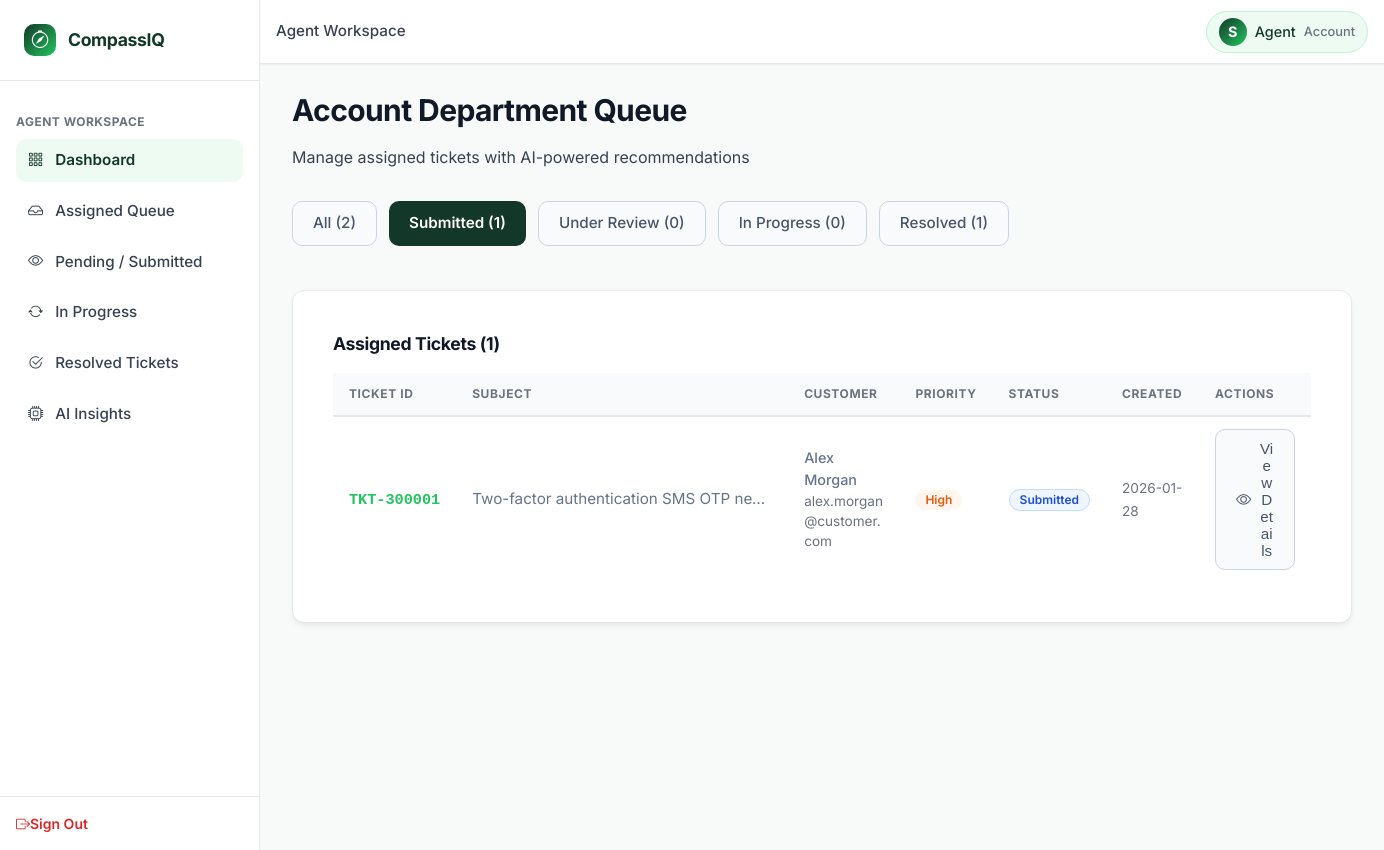
Page /agent/dashboard?status=Submitted (signed in) on the committed database.
### tables this page shows
CREATE TABLE users (
    user_id INTEGER PRIMARY KEY AUTOINCREMENT,
    full_name TEXT NOT NULL,
    email TEXT UNIQUE NOT NULL,
    password_hash TEXT NOT NULL,
    role TEXT NOT NULL DEFAULT 'customer' CHECK(role IN ('customer', 'agent', 'admin')),
    department TEXT DEFAULT 'None' CHECK(department IN ('Technical', 'Billing', 'Account', 'General Inquiry', 'None')),
    bill_no_product_id TEXT,
    account_status TEXT DEFAULT 'PENDING' CHECK(account_status IN ('PENDING', 'APPROVED', 'REJECTED', 'BANNED')),
    created_at DATETIME DEFAULT CURRENT_TIMESTAMP
);

CREATE TABLE tickets (
    ticket_id TEXT PRIMARY KEY,
    customer_id INTEGER NOT NULL,
    subject TEXT NOT NULL,
    description TEXT NOT NULL,
    predicted_category TEXT NOT NULL CHECK(predicted_category IN ('Technical', 'Billing', 'Account', 'General Inquiry', 'Fraud')),
    predicted_priority TEXT NOT NULL CHECK(predicted_priority IN ('Low', 'Medium', 'High', 'Critical')),
    assigned_department TEXT NOT NULL CHECK(assigned_department IN ('Technical', 'Billing', 'Account', 'General Inquiry', 'Admin_Fraud')),
    status TEXT DEFAULT 'Submitted' CHECK(status IN ('Submitted', 'Under Review', 'In Progress', 'Resolved', 'Closed')),
    assigned_agent_id INTEGER,
    resolution_notes TEXT,
    satisfaction_score INTEGER CHECK(satisfaction_score BETWEEN 1 AND 5),
    customer_feedback TEXT,
    created_at DATETIME DEFAULT CURRENT_TIMESTAMP,
    resolved_at DATETIME,
    CONSTRAINT fk_ticket_customer FOREIGN KEY (customer_id) REFERENCES users (user_id) ON DELETE CASCADE,
    CONSTRAINT fk_ticket_agent FOREIGN KEY (assigned_agent_id) REFERENCES users (user_id) ON DELETE SET NULL
);

### app.py (the view)
@app.route('/agent/dashboard')
@agent_required
def agent_dashboard():
    agent_dept = g.user['department']
    status_filter = request.args.get('status', 'all')
    sql = """
        SELECT t.*, u.full_name as customer_name, u.email as customer_email,
               a.full_name as agent_name
        FROM tickets t
        JOIN users u ON t.customer_id = u.user_id
        LEFT JOIN users a ON t.assigned_agent_id = a.user_id
        WHERE t.assigned_department = ?
    """
    params = [agent_dept]
    if status_filter != 'all':
        sql += " AND t.status = ?"
        params.append(status_filter)
    sql += " ORDER BY CASE t.predicted_priority WHEN 'Critical' THEN 1 WHEN 'High' THEN 2 WHEN 'Medium' THEN 3 WHEN 'Low' THEN 4 ELSE 5 END, t.created_at DESC"
    tickets = query_db(sql, tuple(params))
    counts = query_db(
        """SELECT
            COUNT(*) as total,
            SUM(status = 'Submitted') as count_submitted,
            SUM(status = 'Under Review') as count_under_review,
            SUM(status = 'In Progress') as count_in_progress,
            SUM(status = 'Resolved') as count_resolved
           FROM tickets
           WHERE assigned_department = ?""",
        (agent_dept,),
        one=True
    )
    return render_template(
        'department_dashboard.html',
        tickets=tickets,
        counts=counts or {},
        current_status=status_filter,
        department=agent_dept
    )

### templates/department_dashboard.html (shortened to what this page needs)
{% extends 'base.html' %}
{% block breadcrumb %}Agent Workspace{% endblock %}
{% block content %}
<div class="page-header">
    <h1 class="page-title">{{ department }} Department Queue</h1>
    <p class="page-subtitle">Manage assigned tickets with AI-powered recommendations</p>
</div>
<div class="queue-status-tabs" style="display: flex; gap: var(--spacing-md); margin-bottom: var(--spacing-2xl); overflow-x: auto; padding-bottom: var(--spacing-md);">
    <a href="{{ url_for('agent_dashboard', status='all') }}" class="btn {% if current_status == 'all' %}btn-primary{% else %}btn-secondary{% endif %}">
        All ({{ counts.total or 0 }})
    </a>
    <a href="{{ url_for('agent_dashboard', status='Submitted') }}" class="btn {% if current_status == 'Submitted' %}btn-primary{% else %}btn-secondary{% endif %}">
        Submitted ({{ counts.count_submitted or 0 }})
    </a>
    <a href="{{ url_for('agent_dashboard', status='Under Review') }}" class="btn {% if current_status == 'Under Review' %}btn-primary{% else %}btn-secondary{% endif %}">
        Under Review ({{ counts.count_under_review or 0 }})
    </a>
    <a href="{{ url_for('agent_dashboard', status='In Progress') }}" class="btn {% if current_status == 'In Progress' %}btn-primary{% else %}btn-secondary{% endif %}">
        In Progress ({{ counts.count_in_progress or 0 }})
    </a>
    <a href="{{ url_for('agent_dashboard', status='Resolved') }}" class="btn {% if current_status == 'Resolved' %}btn-primary{% else %}btn-secondary{% endif %}">
        Resolved ({{ counts.count_resolved or 0 }})
    </a>
</div>
<div id="department-ticket-table" class="card">
    <div style="padding: var(--spacing-lg);">
        <h3 style="margin: 0 0 var(--spacing-lg) 0; font-size: 1.1rem;">Assigned Tickets ({{ tickets|length }})</h3>
        {% if tickets|length == 0 %}
            <div style="padding: var(--spacing-3xl) var(--spacing-lg); text-align: center; color: var(--text-muted);">
                <i class="bi bi-inbox" style="font-size: 2rem; display: block; margin-bottom: var(--spacing-lg);"></i>
                <p>No tickets in this queue</p>
            </div>
        {% else %}
            <div class="table-responsive">
                <table class="enterprise-table">
                    <thead>
                        <tr>
                            <th>Ticket ID</th>
                            <th>Subject</th>
                            <th>Customer</th>
                            <th>Priority</th>
                            <th>Status</th>
                            <th>Created</th>
                            <th>Actions</th>
                        </tr>
                    </thead>
                    <tbody>
                        {% for ticket in tickets %}
                            <tr>
                                <td>
                                    <span class="no-wrap" style="font-family: 'Courier New', monospace; font-weight: var(--font-weight-bold); color: var(--accent-green);">{{ ticket.ticket_id }}</span>
                                </td>
                                <td>
                                    <div style="max-width: 300px; overflow: hidden; text-overflow: ellipsis; white-space: nowrap;">
                                        {{ ticket.subject }}
                                    </div>
                                </td>
                                <td>
                                    <div style="font-size: 0.9rem;">
                                        <div style="font-weight: 500;">{{ ticket.customer_name }}</div>
                                        <div style="color: var(--text-muted); font-size: 0.85rem;">{{ ticket.customer_email }}</div>
                                    </div>
                                </td>
                                <td>
                                    <span class="badge badge-priority-{{ ticket.predicted_priority }}">{{ ticket.predicted_priority }}</span>
                                </td>
                                <td>
                                    <span class="badge badge-status-{{ ticket.status|replace(' ', '') }}">{{ ticket.status }}</span>
                                </td>
                                <td>
                                    <span class="text-muted" style="font-size: 0.85rem;">{{ ticket.created_at[:10] if ticket.created_at else '' }}</span>
                                </td>
                                <td>
                                    <button type="button" class="btn btn-secondary btn-sm" onclick="openTicketModal('{{ ticket.ticket_id }}')">
                                        <i class="bi bi-eye"></i> View Details
                                    </button>
                                </td>
                            </tr>
                        {% endfor %}
                    </tbody>
                </table>
            </div>
        {% endif %}
    </div>
</div>
{% endblock %}

### templates/base.html (shortened to what this page needs)
<!DOCTYPE html>
<html lang="en">
<head>
    <link rel="stylesheet" href="https://cdn.jsdelivr.net/npm/bootstrap-icons@1.11.3/font/bootstrap-icons.min.css">
    <link rel="stylesheet" href="{{ url_for('static', filename='css/variables.css') }}">
    <link rel="stylesheet" href="{{ url_for('static', filename='css/components.css') }}">
    <link rel="stylesheet" href="{{ url_for('static', filename='css/style.css') }}">
</head>
<body>
    <div id="app">
        <aside class="sidebar" id="sidebar">
            <a href="{{ url_for('index') }}" class="sidebar-brand">
                <div class="sidebar-brand-icon">
                    <i class="bi bi-compass"></i>
                </div>
                <div class="sidebar-brand-text">CompassIQ</div>
            </a>
            <nav class="sidebar-nav">
                {% if g.user %}
                    {% if g.user.role == 'customer' %}
                        <div class="nav-section-title">Main</div>
                        <div class="nav-item">
                            <a href="{{ url_for('customer_dashboard') }}" class="nav-link {% if request.endpoint == 'customer_dashboard' %}active{% endif %}" data-nav-action="dashboard">
                                <i class="bi bi-grid-3x3-gap"></i>
                                <span>Dashboard</span>
                            </a>
                        </div>
                        <div class="nav-item">
                            <a href="{{ url_for('customer_dashboard') }}#customer-tickets-table" class="nav-link" data-nav-action="my-tickets">
                                <i class="bi bi-inbox"></i>
                                <span>My Tickets</span>
                            </a>
                        </div>
                        <div class="nav-item">
                            <a href="{{ url_for('customer_dashboard') }}#create-ticket-section" class="nav-link" data-nav-action="create-ticket">
                                <i class="bi bi-plus-circle"></i>
                                <span>Create Ticket</span>
                            </a>
                        </div>
                        <div class="nav-section-title mt-4">My Activity</div>
                        <div class="nav-item">
                            <a href="#" class="nav-link" data-nav-action="ticket-history">
                                <i class="bi bi-clock-history"></i>
                                <span>Ticket History</span>
                            </a>
                        </div>
                        <div class="nav-item">
                            <a href="#" class="nav-link" data-nav-action="profile">
                                <i class="bi bi-person-circle"></i>
                                <span>Profile</span>
                            </a>
                        </div>
                    {% elif g.user.role == 'agent' %}
                        <div class="nav-section-title">Agent Workspace</div>
                        <div class="nav-item">
                            <a href="{{ url_for('agent_dashboard') }}" class="nav-link {% if request.endpoint == 'agent_dashboard' %}active{% endif %}" data-nav-action="dashboard">
                                <i class="bi bi-grid-3x3-gap"></i>
                                <span>Dashboard</span>
                            </a>
                        </div>
                        <div class="nav-item">
                            <a href="{{ url_for('agent_dashboard') }}#department-ticket-table" class="nav-link" data-nav-action="assigned-queue">
                                <i class="bi bi-inbox"></i>
                                <span>Assigned Queue</span>
                            </a>
                        </div>
                        <div class="nav-item">
                            <a href="#" class="nav-link" data-nav-action="pending-submitted">
                                <i class="bi bi-eye"></i>
                                <span>Pending / Submitted</span>
                            </a>
                        </div>
                        <div class="nav-item">
                            <a href="#" class="nav-link" data-nav-action="in-progress">
                                <i class="bi bi-arrow-repeat"></i>
                                <span>In Progress</span>
                            </a>
                        </div>
                        <div class="nav-item">
                            <a href="#" class="nav-link" data-nav-action="resolved-tickets">
                                <i class="bi bi-check2-circle"></i>
                                <span>Resolved Tickets</span>
                            </a>
                        </div>
                        <div class="nav-item">
                            <a href="#" class="nav-link" data-nav-action="ai-insights">
                                <i class="bi bi-cpu"></i>
                                <span>AI Insights</span>
                            </a>
                        </div>
                    {% endif %}
                {% endif %}
            </nav>
            <div class="sidebar-footer">
                {% if g.user %}
                    <a href="{{ url_for('logout') }}" class="sign-out-link" data-nav-action="logout">
                        <i class="bi bi-box-arrow-right me-2"></i>Sign Out
                    </a>
                {% endif %}
            </div>
        </aside>
        <main class="main-content">
            <header class="header">
                <div class="header-left">
                    <div class="header-breadcrumb">
                        {% block breadcrumb %}Dashboard{% endblock %}
                    </div>
                </div>
                <div class="header-actions">
                    {% if g.user %}
                        <a href="#" class="user-profile-pill">
                            <div class="user-avatar">{{ g.user.full_name[0].upper() }}</div>
                            <span>{{ g.user.role|title }}</span>
                            {% if g.user.department and g.user.department != 'None' %}
                                <span style="font-size: 0.8rem; color: var(--text-muted);">{{ g.user.department }}</span>
                            {% endif %}
                        </a>
                    {% endif %}
                </div>
            </header>
            <div class="page-wrapper">
                {% block content %}{% endblock %}
            </div>
        </main>
    </div>
</body>
</html>

### rows in the picture
users: user "S", user.role "Agent", user.department "Account", department "Account"
tickets: ticket_id "TKT-300001", subject "Two-factor authentication SMS OTP ne…", customer_name "Alex Morgan", customer_email "alex.morgan@customer.com", predicted_priority "High", status "Submitted", created_at "2026-01-28"

### other values in the picture
{{ counts.total or 0 }} "2"
{{ counts.count_submitted or 0 }} "1"
{{ counts.count_under_review or 0 }} "0"
{{ counts.count_in_progress or 0 }} "0"
{{ counts.count_resolved or 0 }} "1"
{{ tickets|length }} "1"
